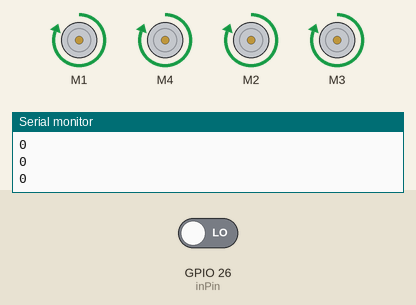
Simulated run of this sketch. Board: ESP32. On the bench: 4 × DC motor (green arrow = forward, orange = backward, longer = faster), the last lines printed to the serial monitor. Inputs (shaded band) come from the test bench; at power-on: GPIO 26 (inPin) LOW.

Above: at 1.8 s.
1.9 s: GPIO 26 (inPin) driven HIGH
At 3.7 s:
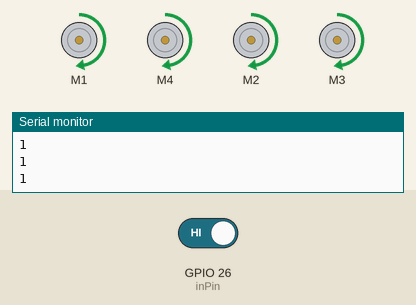
4.0 s: GPIO 26 (inPin) driven LOW
At 5.5 s:
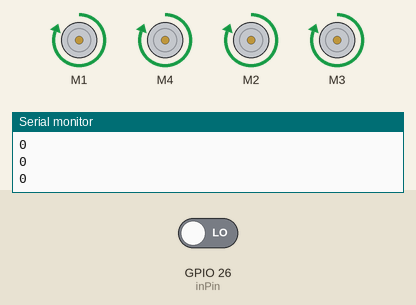
Timing chart, 0 to 7.0 s (numbered marks = the images above; inputs shaded):
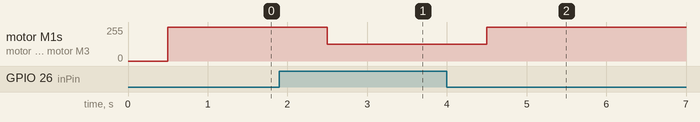

Measured:
- after the input at 1.9 s, motor M1, motor M4, motor M2, motor M3: forward 255/255 → forward 127/255 after 0.60 s
- after the input at 4.0 s, motor M1, motor M4, motor M2, motor M3: forward 127/255 → forward 255/255 after 0.50 s

The sketch:

TiltSwitch.ino
```cpp
#include "AFMotor.h"

#define MAX_MOTOR_SPEED (255)

int inPin = 26;         // the number of the input pin

int reading;           // the current reading from the input pin
int previous = LOW;    // the previous reading from the input pin

// the following variables are long because the time, measured in miliseconds,
// will quickly become a bigger number than can be stored in an int.
long time = 0;         // the last time the output pin was toggled
long debounce = 50;   // the debounce time, increase if the output flickers

AF_DCMotor motor1(1, MOTOR12_64KHZ); // Create motor #1, 64KHz pwm
AF_DCMotor motor2(2, MOTOR12_64KHZ); // Create motor #2, 64KHz pwm
AF_DCMotor motor3(3, MOTOR34_1KHZ); // Create motor #3, 1KHz pwm
AF_DCMotor motor4(4, MOTOR34_1KHZ); // Create motor #4, 1KHz pwm

void setup()
{
  pinMode(inPin, INPUT);
  digitalWrite(inPin, HIGH); // Internal pull-up
  Serial.begin(9600);
}

void loop()
{
  int switchstate;

  reading = digitalRead(inPin);

  // If the switch changed, due to bounce or pressing...
  if (reading != previous) {
    // reset the debouncing timer
    time = millis();
  }

  if ((millis() - time) > debounce) {
     // whatever the switch is at, its been there for a long time
     // so lets settle on it!
     switchstate = reading;

     // Now invert the output on the pin13 LED
    if (switchstate == LOW)
    {
      motor1.run(FORWARD);
      motor1.setSpeed((int)(MAX_MOTOR_SPEED));
      motor4.run(FORWARD);
      motor4.setSpeed((int)(MAX_MOTOR_SPEED));
      motor2.run(FORWARD);
      motor2.setSpeed((int)(MAX_MOTOR_SPEED));
      motor3.run(FORWARD);
      motor3.setSpeed((int)(MAX_MOTOR_SPEED));
    }
    else
    {
      motor1.run(FORWARD);
      motor1.setSpeed((int)(0.5 * MAX_MOTOR_SPEED));
      motor4.run(FORWARD);
      motor4.setSpeed((int)(0.5 * MAX_MOTOR_SPEED));
      motor2.run(FORWARD);
      motor2.setSpeed((int)(0.5 * MAX_MOTOR_SPEED));
      motor3.run(FORWARD);
      motor3.setSpeed((int)(0.5 * MAX_MOTOR_SPEED));
    }
  }

  Serial.println(reading);

  // Save the last reading so we keep a running tally
  previous = reading;
  delay(500);
}
```
